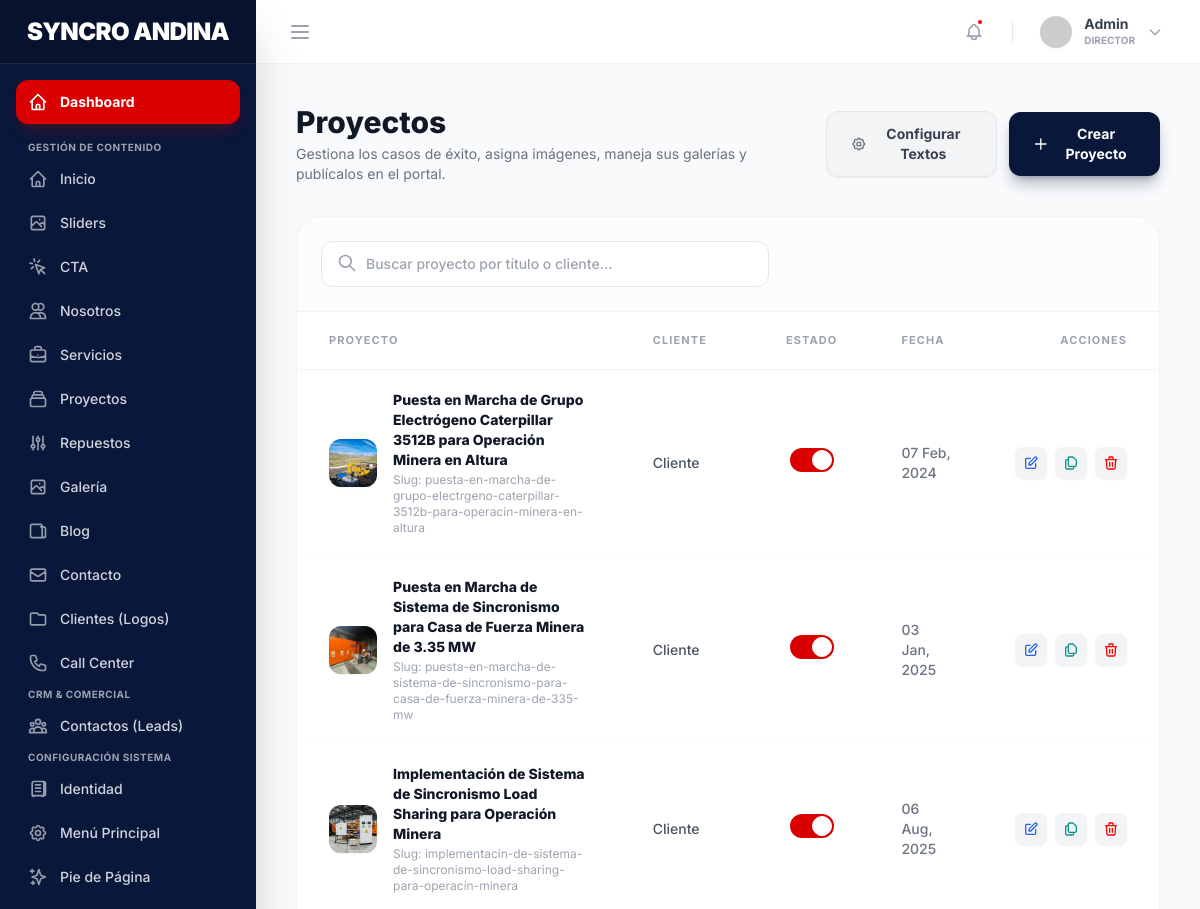
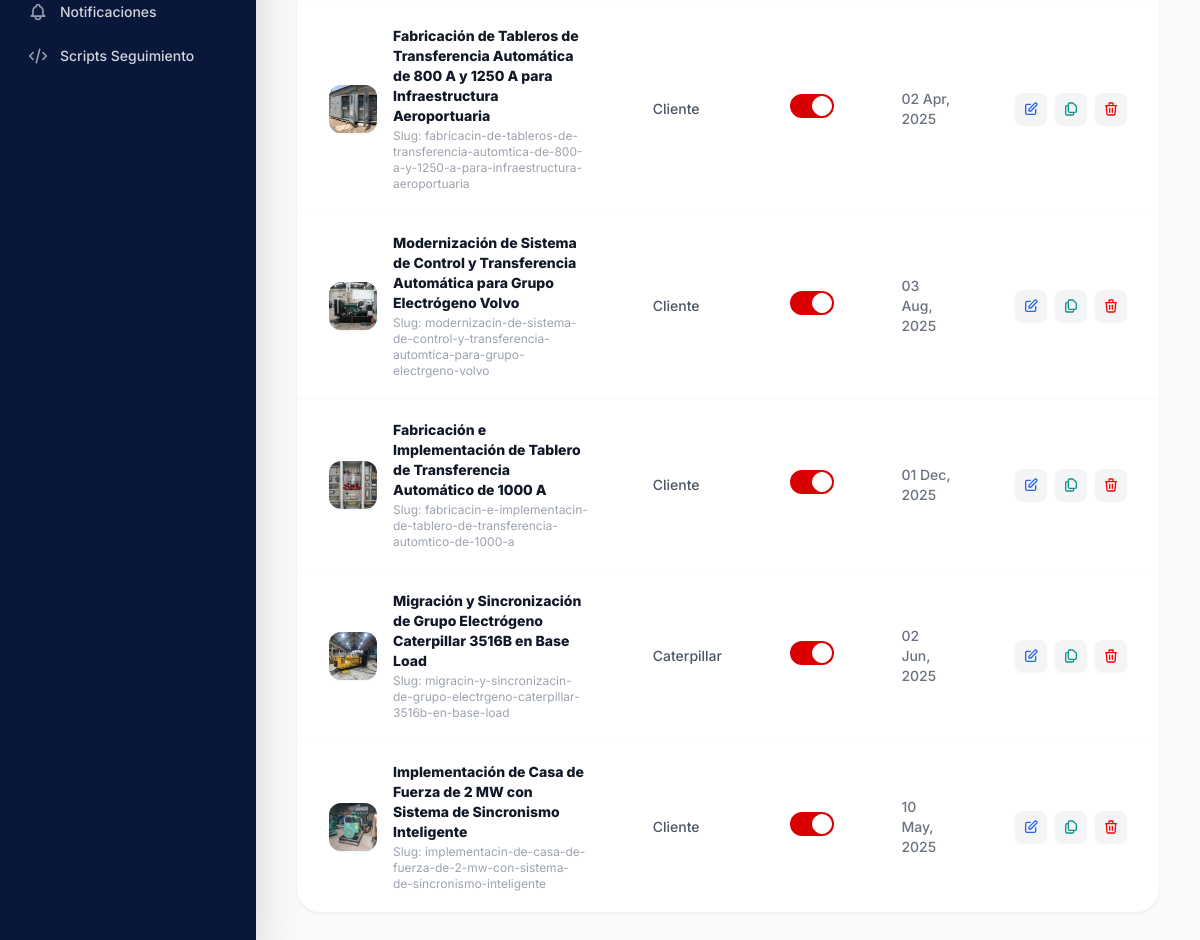
The page /admin/proyectos (signed in) on the database its author committed (2 pictures, top to bottom).
### tables this page shows
CREATE TABLE `projects` (
  `id` int NOT NULL AUTO_INCREMENT,
  `title` varchar(255) NOT NULL,
  `slug` varchar(255) NOT NULL,
  `description` text,
  `client` varchar(255) DEFAULT NULL,
  `completion_date` date DEFAULT NULL,
  `main_image` varchar(255) DEFAULT NULL,
  `image_alt` varchar(255) DEFAULT NULL,
  `is_active` tinyint(1) DEFAULT '1',
  `created_at` timestamp NULL DEFAULT CURRENT_TIMESTAMP,
  `updated_at` timestamp NULL DEFAULT CURRENT_TIMESTAMP ON UPDATE CURRENT_TIMESTAMP,
  `deleted_at` timestamp NULL DEFAULT NULL,
  `challenge_title` varchar(255) DEFAULT 'El Reto',
  `challenge_desc` text,
  `solution_title` varchar(255) DEFAULT 'La Solución',
  `solution_desc` text,
  `impact_label` varchar(255) DEFAULT 'Impacto Logrado',
  `impact_value` varchar(255) DEFAULT '100% Optimizado',
  `seo_title` varchar(255) DEFAULT NULL,
  `seo_description` varchar(1000) DEFAULT NULL,
  `seo_keywords` varchar(1000) DEFAULT NULL,
  PRIMARY KEY (`id`),
  UNIQUE KEY `slug` (`slug`)
);

### app/Controllers/AdminController.php (called while the page is built, shortened)
<?php
class AdminController extends Controller {
    protected function adminView($name, $data = []) {
        extract($data);
        require __DIR__ . '/../views/admin/layout/header.php';
        require __DIR__ . '/../views/admin/layout/sidebar.php';
        require __DIR__ . '/../views/admin/layout/topbar.php';
        require __DIR__ . "/../views/admin/{$name}.php";
        require __DIR__ . '/../views/admin/layout/footer.php';
    }
    public function projects() {
        $projectModel = new \App\Models\Project();
        $settingModel = new \App\Models\Setting();
        $projects = $projectModel->getAllAdmin();
        $settings = $settingModel->getAll();
        return $this->adminView('projects/index', [
            'title' => 'Gestión de Proyectos',
            'projects' => $projects,
            'settings' => $settings
        ]);
    }
}

### core/Router.php (called while the page is built, shortened)
<?php
class Router {
    protected $routes = [
        'GET' => [],
        'POST' => []
    ];
    public function get($uri, $controller) {
        $this->routes['GET'][$uri] = $controller;
    }
    public function post($uri, $controller) {
        $this->routes['POST'][$uri] = $controller;
    }
    public function direct($uri, $requestType) {
        if (array_key_exists($uri, $this->routes[$requestType])) {
            return $this->callAction(
                ...explode('@', $this->routes[$requestType][$uri])
            );
        }
        throw new \Exception('No se definió ninguna ruta para esta URI.');
    }
    protected function callAction($controller, $action, ...$parameters) {
        $controller = new $controller;
        return $controller->$action(...$parameters);
    }
}

### public/index.php (called while the page is built, shortened)
<?php
require __DIR__ . '/../app/helpers.php';
$router = new Router();
$requestUri = parse_url($_SERVER['REQUEST_URI'], PHP_URL_PATH);
$scriptName = dirname($_SERVER['SCRIPT_NAME']);
$uri = $requestUri;
if ($scriptName !== '/' && $scriptName !== '\\') {
    $scriptName = str_replace('\\', '/', $scriptName);
    if (strpos($uri, $scriptName) === 0) {
        $uri = substr($uri, strlen($scriptName));
    }
}
$uri = trim($uri, '/');
$method = $_SERVER['REQUEST_METHOD'];
try {
    $router->direct($uri, $method);
} catch (Exception $e) {
    error_log("EXCEPCION CAPTURADA: " . $e->getMessage() . " en " . $e->getFile() . ":" . $e->getLine() . "\n" . $e->getTraceAsString());
    $controller = new \App\Controllers\PageController();
    $controller->error404("La página o dirección web solicitada no existe.");
}

### config/database.php (called while the page is built)
<?php
return [
    'host' => '127.0.0.1',
    'dbname' => 'syncroandina_db',
    'username' => 'root',
    'password' => 'root',
    'charset' => 'utf8mb4',
    'options' => [
        PDO::ATTR_ERRMODE => PDO::ERRMODE_EXCEPTION,
        PDO::ATTR_DEFAULT_FETCH_MODE => PDO::FETCH_ASSOC,
        PDO::ATTR_EMULATE_PREPARES => false,
    ]
];

### core/Model.php (called while the page is built, shortened)
<?php
class Model {
    public function __construct() {
        $config = require __DIR__ . '/../config/database.php';
        try {
            $this->db = new PDO(
                "mysql:host={$config['host']};dbname={$config['dbname']};charset={$config['charset']}",
                $config['username'],
                $config['password'],
                $config['options']
            );
        } catch (PDOException $e) {
            die("Error de conexión a la base de datos: " . $e->getMessage());
        }
    }
}

### app/Models/Project.php (called while the page is built, shortened)
<?php
class Project extends Model {
    public function getAllAdmin() {
        $stmt = $this->db->query("SELECT * FROM projects WHERE deleted_at IS NULL ORDER BY created_at DESC");
        return $stmt->fetchAll();
    }
}

### app/helpers.php (called while the page is built, shortened)
<?php
function asset($path) {
    $base = dirname($_SERVER['SCRIPT_NAME']);
    $base = ($base === '/' || $base === '\\') ? '' : $base;
    $base = str_replace('\\', '/', $base);
    $path = '/' . ltrim($path, '/');
    return $base . $path;
}
function url($path = '') {
    $base = dirname($_SERVER['SCRIPT_NAME']);
    $base = ($base === '/' || $base === '\\') ? '' : $base;
    $base = str_replace('\\', '/', $base);
    $path = '/' . ltrim($path, '/');
    return $base . $path;
}

### app/views/admin/projects/index.php (the view, shortened to what this page needs)
<div class="mb-8 flex flex-col sm:flex-row justify-between items-center gap-4">
    <div>
        <h1 class="text-3xl font-extrabold text-gray-900">Proyectos</h1>
        <p class="text-gray-500 text-sm mt-1">Gestiona los casos de éxito, asigna imágenes, maneja sus galerías y publícalos en el portal.</p>
    </div>
    <div class="flex items-center gap-3">
        <button onclick="openSettingsModal()" class="bg-gray-100 hover:bg-gray-200 text-gray-700 px-6 py-3 rounded-xl text-sm font-bold transition-colors flex items-center gap-2 border border-gray-200 shadow-sm">
            Configurar Textos
        </button>
        <button onclick="openProjectModal()" class="bg-primary hover:bg-secondary text-white px-6 py-3 rounded-xl text-sm font-bold transition-colors flex items-center gap-2 shadow-lg shadow-primary/30">
            <svg class="w-5 h-5" fill="none" stroke="currentColor" viewBox="0 0 24 24"><path stroke-linecap="round" stroke-linejoin="round" stroke-width="2" d="M12 4v16m8-8H4"></path></svg>
            Crear Proyecto
        </button>
    </div>
</div>
<div class="bg-white rounded-3xl shadow-sm border border-gray-100 overflow-hidden">
    <div class="p-6 border-b border-gray-100 flex justify-between items-center bg-gray-50/50">
        <div class="relative w-full max-w-md">
            <input type="text" id="search-projects" oninput="filterProjects()" placeholder="Buscar proyecto por título o cliente..." class="w-full pl-11 pr-4 py-3 rounded-xl border border-gray-200 focus:outline-none focus:ring-2 focus:ring-secondary focus:border-transparent text-sm font-medium transition-shadow">
            <svg class="w-5 h-5 text-gray-400 absolute left-4 top-3" fill="none" stroke="currentColor" viewBox="0 0 24 24"><path stroke-linecap="round" stroke-linejoin="round" stroke-width="2" d="M21 21l-6-6m2-5a7 7 0 11-14 0 7 7 0 0114 0z"></path></svg>
        </div>
    </div>
    <div class="overflow-x-auto">
        <table class="w-full text-left border-collapse">
            <thead>
                <tr class="bg-white text-gray-400 text-[11px] font-bold uppercase tracking-widest border-b border-gray-100">
                    <th class="px-8 py-5">Proyecto</th>
                    <th class="px-8 py-5">Cliente</th>
                    <th class="px-8 py-5 text-center">Estado</th>
                    <th class="px-8 py-5">Fecha</th>
                    <th class="px-8 py-5 text-right">Acciones</th>
                </tr>
            </thead>
            <tbody class="divide-y divide-gray-50 text-sm" id="projects-table-body">
                <?php if(!empty($projects)): ?>
                    <?php foreach($projects as $project): ?>
                    <tr class="hover:bg-blue-50/30 transition-colors group project-row" data-title="<?= htmlspecialchars(strtolower($project['title'])) ?>" data-client="<?= htmlspecialchars(strtolower($project['client'] ?? '')) ?>">
                        <td class="px-8 py-5">
                            <div class="flex items-center gap-4">
                                <div class="w-12 h-12 rounded-xl bg-gray-200 overflow-hidden shadow-sm flex-shrink-0">
                                    <?php if(!empty($project['main_image'])): ?>
                                        <img src="<?= asset($project['main_image']) ?>" class="w-full h-full object-cover">
                                    <?php endif; ?>
                                </div>
                                <div>
                                    <span class="block font-extrabold text-gray-900 group-hover:text-secondary transition-colors"><?= htmlspecialchars($project['title']) ?></span>
                                    <span class="block text-xs text-gray-400 mt-0.5">Slug: <?= htmlspecialchars($project['slug']) ?></span>
                                </div>
                            </div>
                        </td>
                        <td class="px-8 py-5 font-medium text-gray-600"><?= htmlspecialchars($project['client'] ?? 'N/A') ?></td>
                        <td class="px-8 py-5 text-center">
                            <label class="relative inline-flex items-center cursor-pointer">
                                <div class="w-11 h-6 bg-gray-200 peer-focus:outline-none peer-focus:ring-4 peer-focus:ring-secondary/20 rounded-full peer peer-checked:after:translate-x-full peer-checked:after:border-white after:content-[''] after:absolute after:top-[2px] after:left-[2px] after:bg-white after:border-gray-300 after:border after:rounded-full after:h-5 after:w-5 after:transition-all peer-checked:bg-secondary"></div>
                            </label>
                        </td>
                        <td class="px-8 py-5 font-medium text-gray-500">
                            <?= $project['completion_date'] ? date('d M, Y', strtotime($project['completion_date'])) : 'Pendiente' ?>
                        </td>
                        <td class="px-8 py-5 text-right">
                            <div class="flex justify-end gap-2">
                                <button onclick="editProject(<?= htmlspecialchars(json_encode($project)) ?>)" class="w-8 h-8 rounded-lg bg-gray-100 text-blue-600 hover:bg-blue-600 hover:text-white flex items-center justify-center transition-colors shadow-sm" title="Editar">
                                    <svg class="w-4 h-4" fill="none" stroke="currentColor" viewBox="0 0 24 24"><path stroke-linecap="round" stroke-linejoin="round" stroke-width="2" d="M11 5H6a2 2 0 00-2 2v11a2 2 0 002 2h11a2 2 0 002-2v-5m-1.414-9.414a2 2 0 112.828 2.828L11.828 15H9v-2.828l8.586-8.586z"></path></svg>
                                </button>
                                <form action="<?= url('admin/proyectos/duplicate') ?>" method="POST" class="inline-block" onsubmit="return confirm('¿Seguro que deseas duplicar este proyecto? Se creará una copia con su propia imagen independiente.');">
                                    <button type="submit" class="w-8 h-8 rounded-lg bg-gray-100 text-teal-600 hover:bg-teal-600 hover:text-white flex items-center justify-center transition-colors shadow-sm" title="Duplicar/Clonar">
                                    </button>
                                </form>
                                <form action="<?= url('admin/proyectos/delete') ?>" method="POST" onsubmit="return confirm('¿Seguro que deseas eliminar este proyecto? Se borrará permanentemente la imagen asociada.');" class="inline-block">
                                    <button type="submit" class="w-8 h-8 rounded-lg bg-gray-100 text-red-600 hover:bg-red-600 hover:text-white flex items-center justify-center transition-colors shadow-sm" title="Eliminar">
                                        <svg class="w-4 h-4" fill="none" stroke="currentColor" viewBox="0 0 24 24"><path stroke-linecap="round" stroke-linejoin="round" stroke-width="2" d="M19 7l-.867 12.142A2 2 0 0116.138 21H7.862a2 2 0 01-1.995-1.858L5 7m5 4v6m4-6v6m1-10V4a1 1 0 00-1-1h-4a1 1 0 00-1 1v3M4 7h16"></path></svg>
                                    </button>
                                </form>
                            </div>
                        </td>
                    </tr>
                    <?php endforeach; ?>
                <?php else: ?>
                    <tr>
                        <td colspan="5" class="px-8 py-10 text-center text-gray-400 italic">No se encontraron proyectos activos.</td>
                    </tr>
                <?php endif; ?>
            </tbody>
        </table>
    </div>
</div>

### rows shown on the page
projects: main_image (picture), title "Puesta en Marcha de Grupo Electrógeno Caterpillar 3512B para Operación Minera en Altura", slug "puesta-en-marcha-de-grupo-electrgeno-caterpillar-3512b-para-operacin-minera-en-altura", client "Cliente", completion_date "07 Feb, 2024"
projects: main_image (picture), title "Puesta en Marcha de Sistema de Sincronismo para Casa de Fuerza Minera de 3.35 MW", slug "puesta-en-marcha-de-sistema-de-sincronismo-para-casa-de-fuerza-minera-de-335-mw", client "Cliente", completion_date "03 Jan, 2025"
projects: main_image (picture), title "Implementación de Sistema de Sincronismo Load Sharing para Operación Minera", slug "implementacin-de-sistema-de-sincronismo-load-sharing-para-operacin-minera", client "Cliente", completion_date "06 Aug, 2025"
projects: main_image (picture), title "Fabricación de Tableros de Transferencia Automática de 800 A y 1250 A para Infraestructura Aeroportuaria", slug "fabricacin-de-tableros-de-transferencia-automtica-de-800-a-y-1250-a-para-infraestructura-aeroportuaria", client "Cliente", completion_date "02 Apr, 2025"
projects: main_image (picture), title "Modernización de Sistema de Control y Transferencia Automática para Grupo Electrógeno Volvo", slug "modernizacin-de-sistema-de-control-y-transferencia-automtica-para-grupo-electrgeno-volvo", client "Cliente", completion_date "03 Aug, 2025"
projects: main_image (picture), title "Fabricación e Implementación de Tablero de Transferencia Automático de 1000 A", slug "fabricacin-e-implementacin-de-tablero-de-transferencia-automtico-de-1000-a", client "Cliente", completion_date "01 Dec, 2025"
projects: main_image (picture), title "Migración y Sincronización de Grupo Electrógeno Caterpillar 3516B en Base Load", slug "migracin-y-sincronizacin-de-grupo-electrgeno-caterpillar-3516b-en-base-load", client "Caterpillar", completion_date "02 Jun, 2025"
projects: main_image (picture), title "Implementación de Casa de Fuerza de 2 MW con Sistema de Sincronismo Inteligente", slug "implementacin-de-casa-de-fuerza-de-2-mw-con-sistema-de-sincronismo-inteligente", client "Cliente", completion_date "10 May, 2025"
